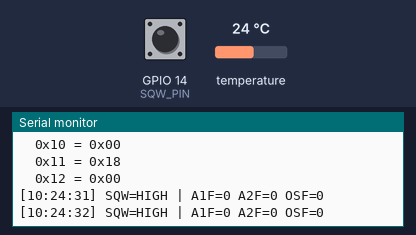
Bench run of a sketch on a simulated ESP32. On the bench: the last lines printed to the serial monitor. Wiring (inferred from the names in the program): DS3231 clock at I2C address 0x68. Inputs (shaded band) come from the test bench; at power-on: GPIO 14 (SQW_PIN) HIGH, temperature 24 °C. The local clock reads 2024-03-15 10:24:30 at power-on unless the sketch sets it.

Above: at 2.2 s.
2.3 s: GPIO 14 (SQW_PIN) pulled LOW for 1 s
At 3.9 s:
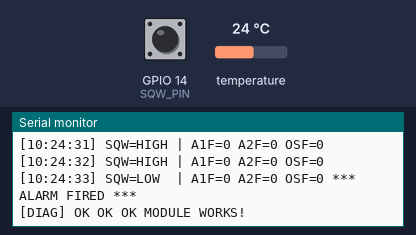
4.8 s: GPIO 14 (SQW_PIN) pulled LOW for 0.55 s
At 5.9 s:
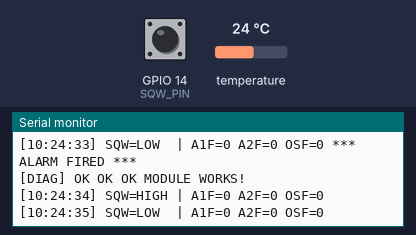
Timing chart, 0 to 7.8 s (numbered marks = the images above; inputs shaded):
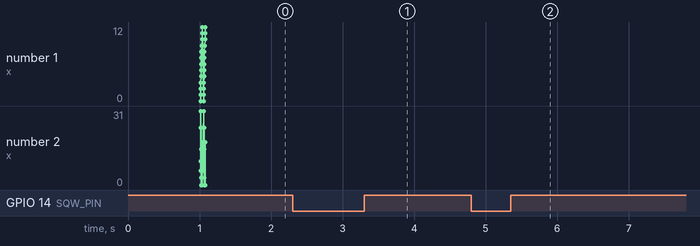

Measured:
- after the input at 2.3 s, the serial monitor: prints a new line after 0.78 s (image 1)
- after the input at 4.8 s, the serial monitor: prints a new line after 0.28 s (image 2)

The sketch:

DS3231_Diag_ESP8266.ino
```cpp
/*
 * DS3231 Diagnostic для ESP8266 — standalone тест module.
 *
 * Подключение (ESP8266 NodeMCU):
 *   DS3231 SDA → D2 (GPIO4)
 *   DS3231 SCL → D1 (GPIO5)
 *   DS3231 VCC → 3V3 ESP
 *   DS3231 GND → GND ESP
 *   DS3231 SQW → D5 (GPIO14)  — для чтения уровня alarm pin
 *
 *   CR2032 вставлена в module.
 *   Никакой MOSFET, никакой power-cut — чистая проверка chip.
 *
 * Что тест проверяет:
 *   1. Module отвечает на I2C (адрес 0x68)
 *   2. Время идёт (DS3231 chip работает)
 *   3. Alarm1 fires через 10 секунд (SQW LOW + A1F=1)
 *   4. Печатает все регистры (диагностика)
 */

#include <Wire.h>
#include <RTClib.h>

#define SQW_PIN 14  // D5

RTC_DS3231 rtc;

void clearEOSC_OSF() {
  Wire.beginTransmission(0x68);
  Wire.write(0x0E);
  Wire.endTransmission(false);
  Wire.requestFrom(0x68, (uint8_t)1);
  uint8_t ctrl = Wire.read();
  Serial.print("[DIAG] CONTROL before = 0x"); Serial.println(ctrl, HEX);
  ctrl &= ~0x80;
  Wire.beginTransmission(0x68);
  Wire.write(0x0E);
  Wire.write(ctrl);
  Wire.endTransmission();

  Wire.beginTransmission(0x68);
  Wire.write(0x0F);
  Wire.endTransmission(false);
  Wire.requestFrom(0x68, (uint8_t)1);
  uint8_t status = Wire.read();
  Serial.print("[DIAG] STATUS before = 0x"); Serial.println(status, HEX);
  status &= ~0x80;
  Wire.beginTransmission(0x68);
  Wire.write(0x0F);
  Wire.write(status);
  Wire.endTransmission();
}

void dumpRegisters() {
  Serial.println("[DIAG] DS3231 registers dump:");
  for (uint8_t reg = 0x00; reg <= 0x12; reg++) {
    Wire.beginTransmission(0x68);
    Wire.write(reg);
    Wire.endTransmission(false);
    Wire.requestFrom(0x68, (uint8_t)1);
    if (Wire.available()) {
      uint8_t val = Wire.read();
      Serial.print("  0x"); if (reg < 16) Serial.print("0");
      Serial.print(reg, HEX); Serial.print(" = 0x");
      if (val < 16) Serial.print("0");
      Serial.println(val, HEX);
    }
  }
}

void setup() {
  Serial.begin(115200);
  delay(1000);
  Serial.println("\n=== DS3231 DIAGNOSTIC ESP8266 v1 ===\n");

  pinMode(SQW_PIN, INPUT_PULLUP);  // SQW обычно open-drain, нужен pullup

  Wire.begin(4, 5);  // SDA=GPIO4=D2, SCL=GPIO5=D1
  Wire.setClock(100000);

  if (!rtc.begin()) {
    Serial.println("[DIAG] X RTC NOT FOUND on I2C!");
    Serial.println("  Проверь SDA(D2)/SCL(D1)/VCC/GND проводку");
    while (1) delay(1000);
  }
  Serial.println("[DIAG] OK RTC found on I2C (0x68)");

  Serial.print("[DIAG] lostPower flag = ");
  Serial.println(rtc.lostPower() ? "TRUE (плохо)" : "FALSE (хорошо)");

  DateTime now = rtc.now();
  Serial.print("[DIAG] Current time = ");
  Serial.print(now.year()); Serial.print("-");
  Serial.print(now.month()); Serial.print("-");
  Serial.print(now.day()); Serial.print(" ");
  Serial.print(now.hour()); Serial.print(":");
  Serial.print(now.minute()); Serial.print(":");
  Serial.println(now.second());

  if (now.year() < 2020) {
    Serial.println("[DIAG] ! Время не установлено, ставлю фиктивное 2026-01-01 12:00:00");
    rtc.adjust(DateTime(2026, 1, 1, 12, 0, 0));
  }

  clearEOSC_OSF();
  dumpRegisters();

  // Тест 1 — Alarm1 fires через 10 секунд
  Serial.println("\n[DIAG] === TEST 1: Alarm1 fires through 10 sec ===");

  rtc.disableAlarm(1);
  rtc.disableAlarm(2);
  rtc.clearAlarm(1);
  rtc.clearAlarm(2);
  rtc.writeSqwPinMode(DS3231_OFF);  // INTCN=1

  DateTime alarmTime = rtc.now() + TimeSpan(10);
  Serial.print("  Current: "); Serial.println(rtc.now().unixtime());
  Serial.print("  Alarm:   "); Serial.println(alarmTime.unixtime());

  if (!rtc.setAlarm1(alarmTime, DS3231_A1_Hour)) {
    Serial.println("[DIAG] X setAlarm1 FAILED!");
  } else {
    Serial.println("[DIAG] OK Alarm1 set");
  }

  Serial.println("\n[DIAG] Now monitoring SQW pin and A1F flag...\n");
  dumpRegisters();
}

void loop() {
  static uint32_t lastPrint = 0;
  static bool alarmFired = false;
  uint32_t now = millis();
  if (now - lastPrint < 1000) return;
  lastPrint = now;

  DateTime t = rtc.now();
  int sqwLevel = digitalRead(SQW_PIN);

  Serial.print("[");
  Serial.print(t.hour()); Serial.print(":");
  if (t.minute() < 10) Serial.print("0");
  Serial.print(t.minute()); Serial.print(":");
  if (t.second() < 10) Serial.print("0");
  Serial.print(t.second()); Serial.print("] SQW=");
  Serial.print(sqwLevel ? "HIGH" : "LOW ");

  // A1F, A2F, OSF
  Wire.beginTransmission(0x68);
  Wire.write(0x0F);
  Wire.endTransmission(false);
  Wire.requestFrom(0x68, (uint8_t)1);
  uint8_t status = Wire.read();
  Serial.print(" | A1F=");
  Serial.print(status & 0x01);
  Serial.print(" A2F=");
  Serial.print((status >> 1) & 0x01);
  Serial.print(" OSF=");
  Serial.print((status >> 7) & 0x01);

  if (sqwLevel == LOW && !alarmFired) {
    Serial.println(" *** ALARM FIRED ***");
    alarmFired = true;
    Serial.println("[DIAG] OK OK OK MODULE WORKS!");
  } else {
    Serial.println();
  }

  // После 30 секунд — повторить тест с PerSecond
  static bool secondTestStarted = false;
  if (alarmFired && !secondTestStarted && now > 30000) {
    secondTestStarted = true;
    Serial.println("\n[DIAG] === TEST 2: Alarm1 PerSecond (HOLD test) ===");
    rtc.disableAlarm(1);
    rtc.clearAlarm(1);
    DateTime nowDt = rtc.now();
    if (!rtc.setAlarm1(nowDt, DS3231_A1_PerSecond)) {
      Serial.println("[DIAG] X PerSecond setAlarm1 FAILED");
    } else {
      Serial.println("[DIAG] OK PerSecond programmed. SQW should stay LOW now.");
    }
    dumpRegisters();
  }
}
```
